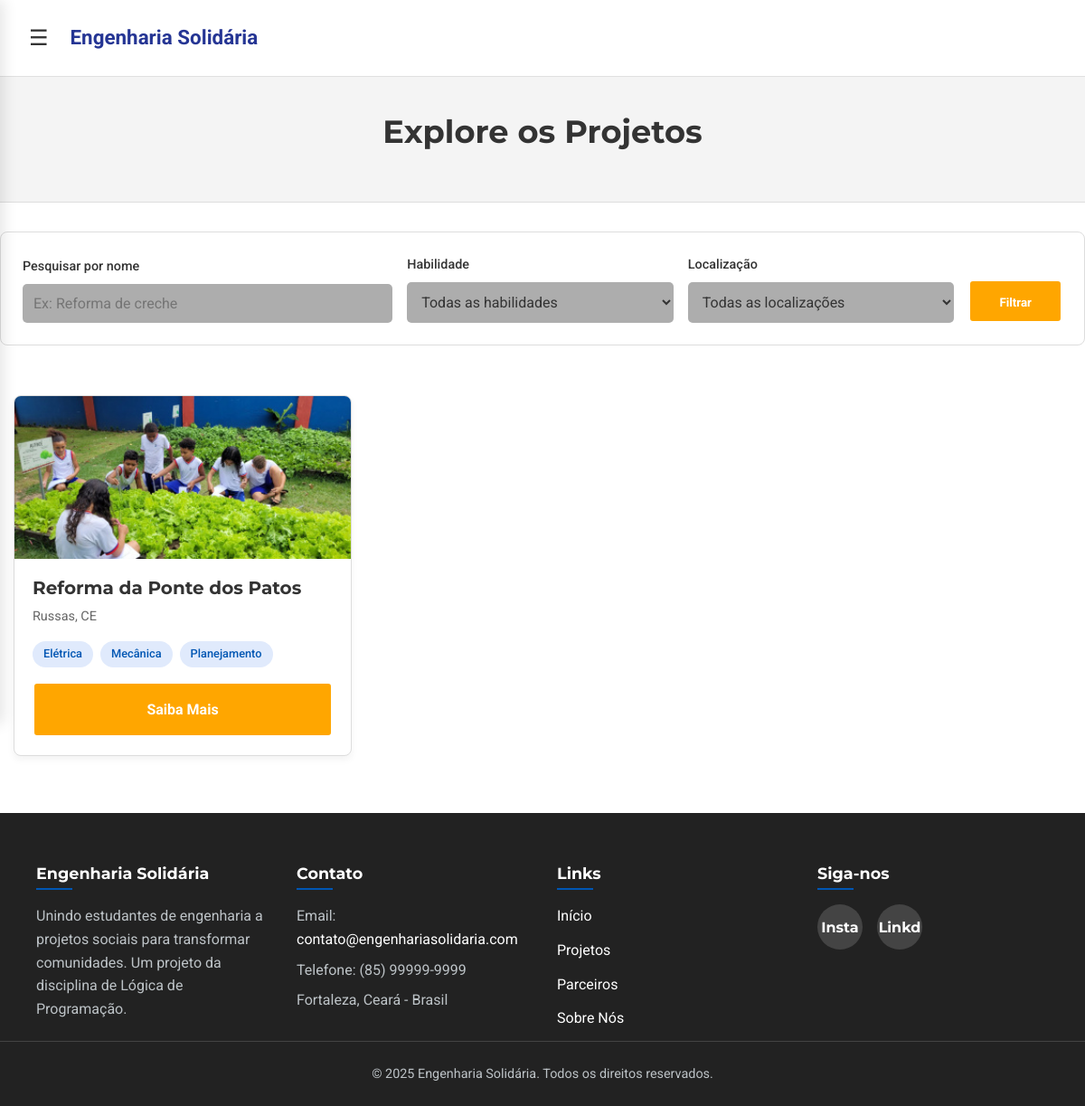
/projetos, run on an earlier commit of the app's database.
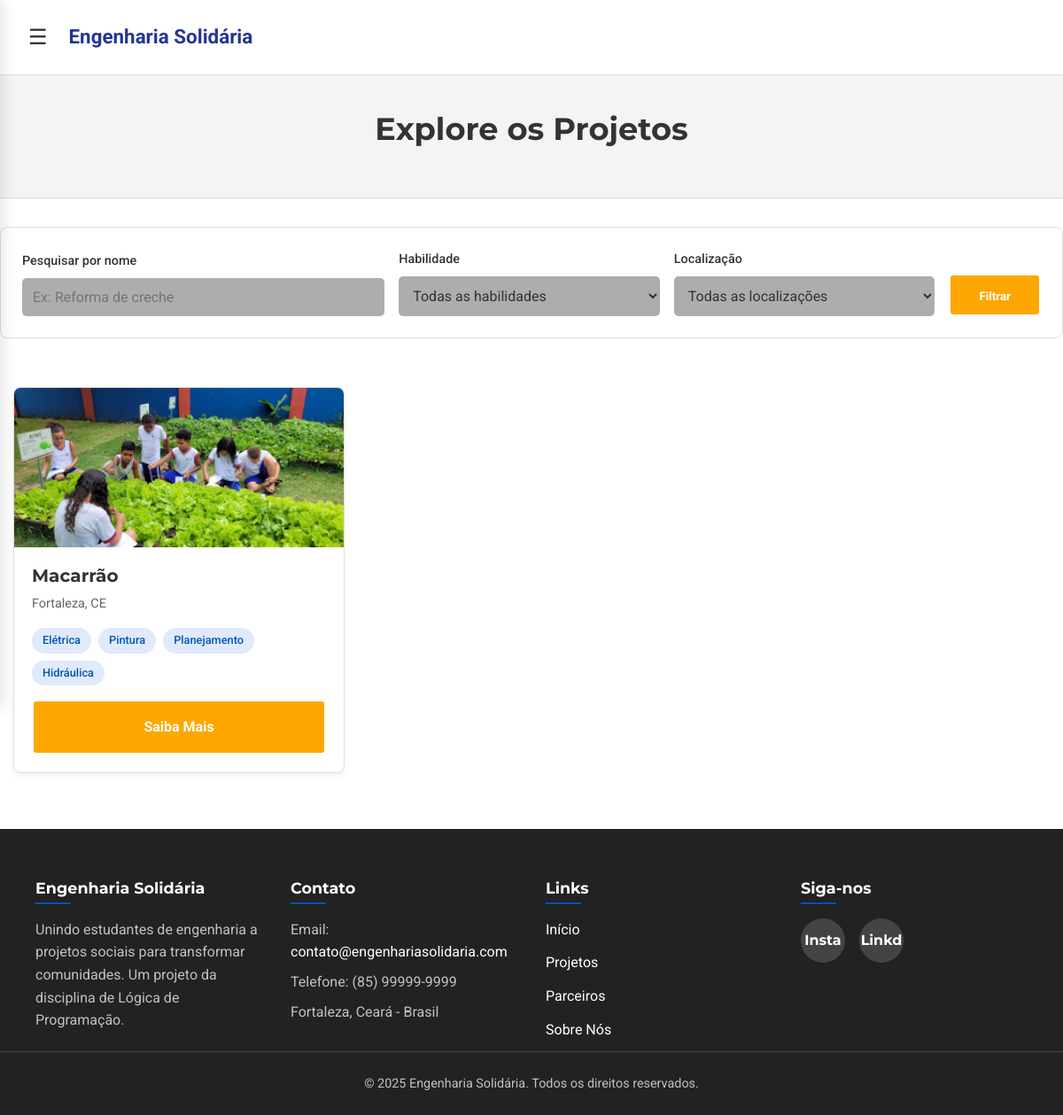
And on a later commit of the database.
### ES/models.py (models this page shows, shortened)
class Project(db.Model):
    id = db.Column(db.Integer, primary_key=True)
    title = db.Column(db.String(150), nullable=False)
    description = db.Column(db.Text, nullable=False)
    location = db.Column(db.String(100), nullable=False)
    status = db.Column(db.String(50), nullable=False, default='Não Inicializada')
    work_date = db.Column(db.Date, nullable=True)
    responsible_org = db.Column(db.String(150), nullable=True)
    responsible_contact = db.Column(db.String(100), nullable=True)
    voluntarios = db.relationship('User', secondary=inscricoes, back_populates='projects')
    required_skills = db.relationship('Skill', secondary=project_skills, lazy='subquery', backref=db.backref('projects', lazy=True))

class Skill(db.Model):
    id = db.Column(db.Integer, primary_key=True)
    name = db.Column(db.String(50), unique=True, nullable=False)

### ES/routes/routes_project.py (the view)
@dp.route('/projetos')
def projetos():
    todos_os_projetos = Project.query.all()
    todas_as_skills = Skill.query.order_by(Skill.name).all()
    locations_tuples = db.session.query(Project.location).distinct().order_by(Project.location).all()
    todas_as_localizacoes = [loc[0] for loc in locations_tuples if loc[0]]
    return render_template(
        'projetos.html',
        logged_in=('user_id' in session),
        projects=todos_os_projetos,
        skills=todas_as_skills,
        locations=todas_as_localizacoes
    )

### ES/templates/projetos.html (shortened to what the changed rows need)
<!DOCTYPE html>
<html lang="pt-BR">
  <head>
    <link
      rel="stylesheet"
      href="{{ url_for('static', filename='css/base.css') }}"
    />
    <link
      rel="stylesheet"
      href="{{ url_for('static', filename='css/header.css') }}"
    />
    <link
      rel="stylesheet"
      href="{{ url_for('static', filename='css/sidebar.css') }}"
    />
    <link
      rel="stylesheet"
      href="{{ url_for('static', filename='css/footer.css') }}"
    />
    <link
      rel="stylesheet"
      href="{{ url_for('static', filename='css/projetos.css') }}"
    />
  </head>
  <body
    data-url-home="{{ url_for('main.homepage') }}"
    data-url-projetos="{{ url_for('main.projetos') }}"
    data-url-parceiros="{{ url_for('main.parceiros') }}"
    data-url-sobre-nos="{{ url_for('main.sobre_nos') }}"
    data-url-login="{{ url_for('main.login_cadastro') }}"
    data-url-register="{{ url_for('main.login_cadastro') }}#register"
    data-logged-in="{{ logged_in }}"
    data-url-logout="{{ url_for('main.logout') }}"
    data-url-perfil="{{ url_for('main.perfil') }}"
  >
    <div id="main-content">
      <main>
        <section class="page-header">
          <div class="container">
            <h1>Explore os Projetos</h1>
          </div>
        </section>
        <section class="projects-list">
          <div class="container">
            <div class="projects-grid">
              {% for project in projects %}
              <div class="project-card">
                <img
                  src="../static/img/horta_em_escola.jpg"
                  alt="Imagem do Projeto"
                />
                <div class="project-card-content">
                  <h3>{{ project.title }}</h3>
                  <p class="project-card-location">{{ project.location }}</p>
                  <div class="project-card-tags">
                    {% for skill in project.required_skills %}
                    <span class="tag" data-skill="{{ skill.name|lower }}"
                      >{{ skill.name }}</span
                    >
                    {% else %}
                    <span
                      class="tag"
                      style="background-color: #eee; color: #777"
                      >Nenhuma habilidade específica</span
                    >
                    {% endfor %}
                  </div>
                  <a
                    href="{{ url_for('main.detalhes_projeto', project_id=project.id) }}"
                    class="btn btn-primary"
                    >Saiba Mais</a
                  >
                </div>
              </div>
              {% endfor %}
            </div>
          </div>
        </section>
      </main>
    </div>
  </body>
</html>

What changed in the data, as far as the page shows it:
removed Project: title "Reforma da Ponte dos Patos", location "Russas, CE", Skill (name "Elétrica"), Skill (name "Planejamento")
no longer on this page (row unchanged): Skill: name "Mecânica", shown under "Reforma da Ponte dos Patos"
added Project: title "Macarrão", location "Fortaleza, CE", Skill (name "Elétrica"), Skill (name "Planejamento")
now on this page (row unchanged): Skill: name "Pintura", shown under "Macarrão"
now on this page (row unchanged): Skill: name "Hidráulica", shown under "Macarrão"
